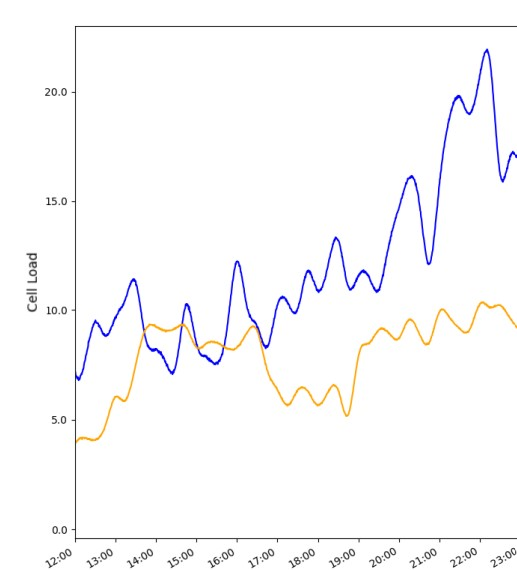
#> input picture 5g_hack-20240927T064115Z-001/5g_hack/img1.jpg, 517 x 570 px, found by its file name
$ jupyter execute --allow-errors Dataset_preparation_code.ipynb
#> lines starting #> are read from the running program, lines starting #| are printed output that depends on the picture; after the words box and inside, x2 and y2 are one past the last pixel; in counts of white or black regions, pixels touching at a corner belong together
[cell 1]
import cv2
import numpy as np
import pandas as pd
import matplotlib.pyplot as plt

# Load the image
image_path = "/content/drive/MyDrive/5g_hack/img1.jpg"
img = cv2.imread(image_path)
#> img is the input picture: shape (570, 517, 3); mean B, G, R 250.8, 250, 250.4

# Convert to HSV to detect specific colors easily
hsv = cv2.cvtColor(img, cv2.COLOR_BGR2HSV)
#> hsv: shape (570, 517, 3); mean H, S, V 11.8, 3.7, 252.2

# Define color ranges for blue and orange lines (tune these values as needed)
blue_lower = np.array([100, 50, 50])
blue_upper = np.array([130, 255, 255])
orange_lower = np.array([10, 100, 100])
orange_upper = np.array([25, 255, 255])

# Mask for blue lines
blue_mask = cv2.inRange(hsv, blue_lower, blue_upper)
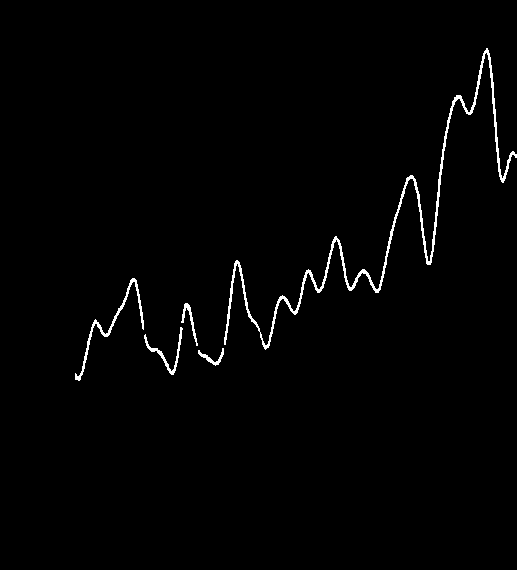
#> blue_mask: shape (570, 517); 1.3% white in thin lines or dots, all inside (x1, y1, x2, y2) = (75, 48, 517, 381)
# Mask for orange lines
orange_mask = cv2.inRange(hsv, orange_lower, orange_upper)
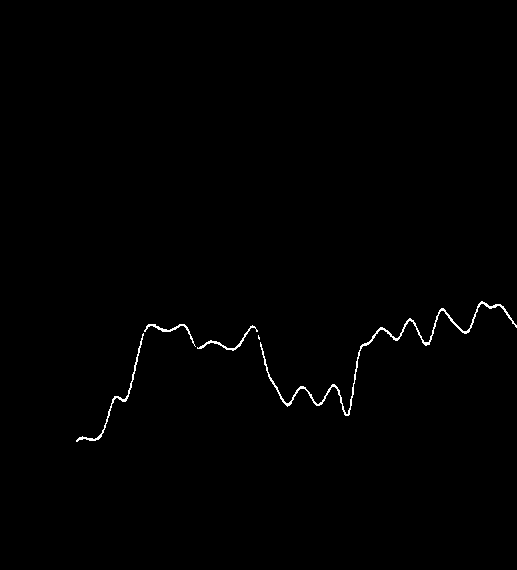
#> orange_mask: shape (570, 517); 0.56% white in thin lines or dots, all inside (x1, y1, x2, y2) = (76, 301, 517, 442)

# Extract contours from blue lines
blue_contours, _ = cv2.findContours(blue_mask, cv2.RETR_EXTERNAL, cv2.CHAIN_APPROX_SIMPLE)
#> blue_contours = 5 contours; box (x1, y1, x2, y2) and area: (224, 48, 517, 350) 1774, (75, 278, 144, 381) 335, (144, 327, 183, 375) 174, (181, 303, 198, 346) 100, (198, 348, 224, 366) 88
# Extract contours from orange lines
orange_contours, _ = cv2.findContours(orange_mask, cv2.RETR_EXTERNAL, cv2.CHAIN_APPROX_SIMPLE)
#> orange_contours = 5 contours, 1 with area under 20; largest, box (x1, y1, x2, y2) and area: (260, 301, 517, 416) 570, (76, 333, 144, 442) 156, (197, 325, 258, 351) 99, (144, 324, 196, 347) 87

# Prepare time range based on the x-axis of the plot (assume it spans 12:00 to 09:00)
start_time = pd.to_datetime("12:00", format="%H:%M")
end_time = pd.to_datetime("23:00", format="%H:%M")

start_time=240
end_time=1381
time_range=np.arange(start_time,end_time,1)

# time_range = pd.date_range(start=start_time, end=end_time, freq='T')  # Minute frequency

print("start_time: ",start_time)
print("end_time: ",end_time)
print(time_range)
# Initialize dataset
data = []

# Function to map x-coordinate to time
def map_x_to_time(x, image_width):
    time_index = int(x / image_width * len(time_range))
    return time_range[time_index]

# Function to map y-coordinate to cell load
def map_y_to_cell_load(y, image_height):
    max_cell_load = 20  # Assuming the max cell load visible on y-axis is 20
    return max_cell_load * (1 - y / image_height)

# Process blue lines
for contour in blue_contours:
    for point in contour:
        x, y = point[0]
        #print("x: ",x,"y: ",y)
        time = map_x_to_time(x, img.shape[1])
        cell_load = map_y_to_cell_load(y, img.shape[0])
        data.append([time, "Coverage Cell", cell_load])
#> this loop made 5 passes

# Process orange lines
for contour in orange_contours:
    for point in contour:
        x, y = point[0]
        time = map_x_to_time(x, img.shape[1])
        cell_load = map_y_to_cell_load(y, img.shape[0])
        data.append([time, "Booster Cell", cell_load])
#> this loop made 5 passes


# [88 lines of commented-out code are left out]

[cell 2]
image_path = "/content/drive/MyDrive/5g_hack/img2.jpg"
img = cv2.imread(image_path)
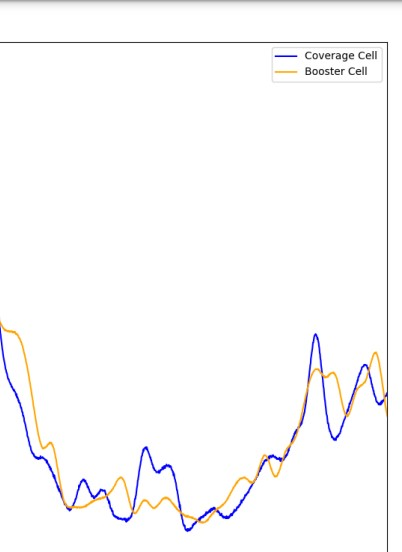
#> input picture 5g_hack-20240927T064115Z-001/5g_hack/img2.jpg, 402 x 552 px, found by its file name
#> img is the input picture: shape (552, 402, 3); mean B, G, R 250.8, 250.4, 250.8

# Convert to HSV to detect specific colors easily
hsv = cv2.cvtColor(img, cv2.COLOR_BGR2HSV)
#> hsv: shape (552, 402, 3); mean H, S, V 9.6, 3.7, 252.4

# Define color ranges for blue and orange lines (tune these values as needed)
blue_lower = np.array([100, 50, 50])
blue_upper = np.array([130, 255, 255])
orange_lower = np.array([10, 100, 100])
orange_upper = np.array([25, 255, 255])

# Mask for blue lines
blue_mask = cv2.inRange(hsv, blue_lower, blue_upper)
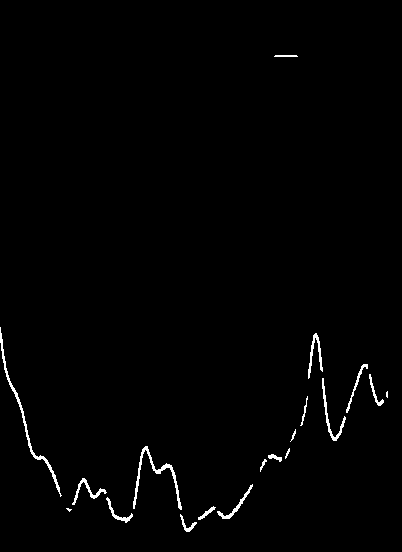
#> blue_mask: shape (552, 402); 1.1% white in thin lines or dots, all inside (x1, y1, x2, y2) = (0, 55, 388, 532)
# Mask for orange lines
orange_mask = cv2.inRange(hsv, orange_lower, orange_upper)
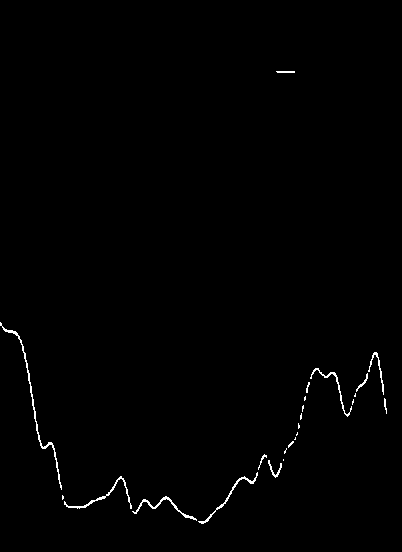
#> orange_mask: shape (552, 402); 0.7% white in thin lines or dots, all inside (x1, y1, x2, y2) = (0, 71, 387, 524)

# Extract contours from blue lines
blue_contours, _ = cv2.findContours(blue_mask, cv2.RETR_EXTERNAL, cv2.CHAIN_APPROX_SIMPLE)
# Extract contours from orange lines
orange_contours, _ = cv2.findContours(orange_mask, cv2.RETR_EXTERNAL, cv2.CHAIN_APPROX_SIMPLE)

# Prepare time range based on the x-axis of the plot (assume it spans 12:00 to 09:00)
start_time = pd.to_datetime("00:00", format="%H:%M")
end_time = pd.to_datetime("09:00", format="%H:%M")

start_time=0
end_time=541
time_range=np.arange(start_time,end_time,1)

# time_range = pd.date_range(start=start_time, end=end_time, freq='T')  # Minute frequency

print("start_time: ",start_time)
print("end_time: ",end_time)
print(time_range)
# Initialize dataset
# data = []

# Function to map x-coordinate to time
def map_x_to_time(x, image_width):
    time_index = int(x / image_width * len(time_range))
    return time_range[time_index]

# Function to map y-coordinate to cell load
def map_y_to_cell_load(y, image_height):
    max_cell_load = 20  # Assuming the max cell load visible on y-axis is 20
    return max_cell_load * (1 - y / image_height)

# Process blue lines
for contour in blue_contours:
    for point in contour:
        x, y = point[0]
        #print("x: ",x,"y: ",y)
        time = map_x_to_time(x, img.shape[1])
        cell_load = map_y_to_cell_load(y, img.shape[0])
        data.append([time, "Coverage Cell", cell_load])
#> this loop made 19 passes
#> contour on passes 13, 19: [[387, 391], [386, 392], [386, 396], [387, 397]], [[275, 55], [274, 56], [297, 56], [296, 55]]

# Process orange lines
for contour in orange_contours:
    for point in contour:
        x, y = point[0]
        time = map_x_to_time(x, img.shape[1])
        cell_load = map_y_to_cell_load(y, img.shape[0])
        data.append([time, "Booster Cell", cell_load])
#> this loop made 24 passes
#> contour on passes 2, 6, 10, 17, 24: [[62, 495], [62, 499], [63, 498], [63, 496]], [[283, 459], [283, 460]], [[295, 437], [295, 438], [294, 439], [295, 439]], [[305, 396], [304, 397], [304, 400], [305, 399]], [[276, 71], [277, 72], [294, 72], [294, 71]]
df = pd.DataFrame(data, columns=["time", "line color", "cell load"])

# Save to CSV
df.to_csv("/content/drive/MyDrive/5g_hack/extracted_data.csv", index=False)
print("Data extraction complete. File saved as 'extracted_data.csv'")

[cell 3]
df.head(5)
#> Out = table of 5 rows and 3 columns

[cell 4]
data_path = "/content/drive/MyDrive/5g_hack/extracted_data.csv"
df = pd.read_csv(data_path)

# Convert time column to datetime format
# df['time'] = pd.to_datetime(df['time'])

# Separate data based on line color
coverage_data = df[df['line color'] == 'Coverage Cell']
booster_data = df[df['line color'] == 'Booster Cell']
# Plot the data
plt.figure(figsize=(14, 7))
plt.plot(coverage_data['time'], coverage_data['cell load'], color='blue', label='Coverage Cell', linestyle='-')
plt.plot(booster_data['time'], booster_data['cell load'], color='orange', label='Booster Cell', linestyle='--')

# Formatting the plot
plt.xlabel('Time')
plt.ylabel('Cell Load')
plt.title('Extracted Data Verification Plot')
plt.legend()
plt.grid(True)
plt.xticks(rotation=45)
plt.tight_layout()

# Show the plot
plt.show()
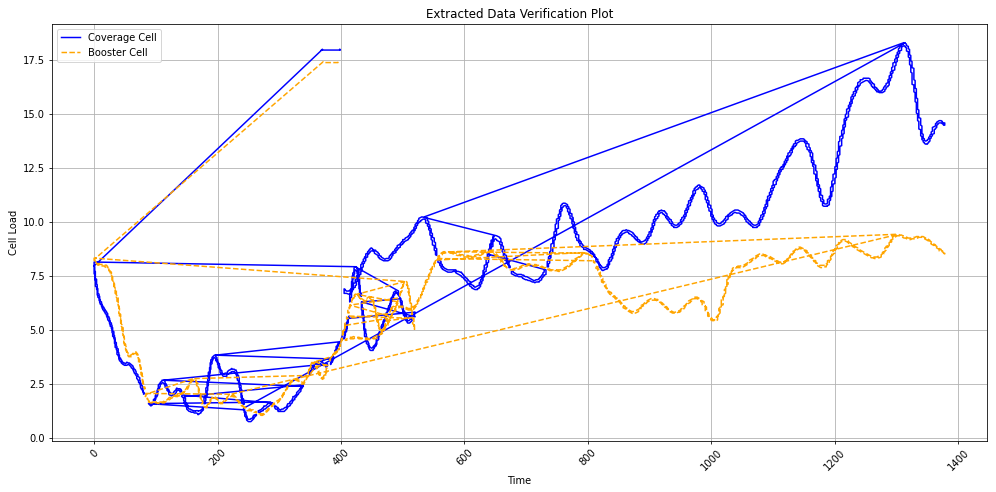
#> figure drawn by matplotlib, 1 panel

[cell 5]
import pandas as pd
import numpy as np
import matplotlib.pyplot as plt

# Load the extracted data as a template (update path as needed)
data_path = "/content/drive/MyDrive/5g_hack/extracted_data.csv"
df = pd.read_csv(data_path)

# Initialize lists to store the new data
synthetic_data = []

# Define the number of coverage and booster cells
num_coverage_cells = 56
num_booster_cells = 56

# Function to introduce variations in cell load
def add_variation(load, scale=0.2):
    return load + np.random.normal(0, scale)  # Add a small normal random variation

# Generate synthetic data for coverage cells
for i in range(num_coverage_cells):
    cell_id = f"Coverage_{i+1}"
    for _, row in df[df['line color'] == 'Coverage Cell'].iterrows():
        # Add variation to the load value
        new_load = add_variation(row['cell load'])
        synthetic_data.append([row['time'], cell_id, 'Coverage Cell', max(0, new_load)])  # Ensure load is non-negative

# Generate synthetic data for booster cells
for i in range(num_booster_cells):
    cell_id = f"Booster_{i+1}"
    for _, row in df[df['line color'] == 'Booster Cell'].iterrows():
        # Add variation to the load value
        new_load = add_variation(row['cell load'])
        synthetic_data.append([row['time'], cell_id, 'Booster Cell', max(0, new_load)])  # Ensure load is non-negative

# Create a DataFrame from the synthetic data
synthetic_df = pd.DataFrame(synthetic_data, columns=['Time', 'cell_id', 'cell_type', 'load'])

# Save the synthetic dataset to a CSV file
output_path = "/content/drive/MyDrive/5g_hack/synthetic_dataset_56_cells.csv"
synthetic_df.to_csv(output_path, index=False)
print(f"Synthetic data generated and saved to {output_path}")
